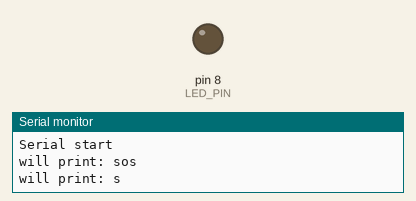
Recording of a sketch running on a simulated Arduino Uno, built with avr-gcc and run on an emulated ATmega328P. On the bench: output pins drawn as LEDs (lit = HIGH), the last lines printed to the serial monitor.

Above: at 1.3 s.
At 3.8 s:
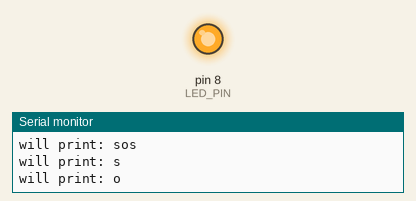
Timing chart, 0 to 10.9 s (numbered marks = the images above):
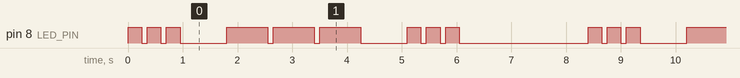

The sketch:

morse-led.ino
```cpp
/*
set-up:
	GND - LED - 330 ohm - LED_PIN
*/

#define LED_PIN 8
#define UNIT 250 // time unit in ms
#define DOT 1 // . = 1 time unit
#define DASH 3 // - = 3 time units
#define LETTER DASH
#define WORD (2 * DASH) //

void setup() {
   Serial.begin(9600);
   Serial.println("Serial start");
   pinMode(LED_PIN, OUTPUT);
}

void light_for(int dur, int led)
{
  digitalWrite(led, HIGH);
  delay(dur);
  digitalWrite(led, LOW);
  delay(100);
}

void morse_char(char c, int led)
{
  int d = 5000;
  switch(c)
  {
    case '.':
	    d = DOT * UNIT;
	    break;
    case '-':
	    d = DASH * UNIT;
	    break;
  }

  light_for(d, led);
}

const char* letters[] ={
  ".-", "-...", "-.-.", "-..", ".", // a-e
  "..-.", "--.", "....", "..", ".---", // f-j
  "-.-", ".-..", "--", "-.", "---",// k-o
  ".--.", "--.-", ".-.", "...", "-", // p-t
  "..-", "...-", ".--", "-..-", "-.--",// u-y
  "--.."// z
};

void loop() {
  const char *message = "sos";

  Serial.print("will print: ");
  Serial.println(message);

  while(*message)
  {
    char letter[] = {*message, 0};

    Serial.print("will print: ");
    Serial.println(letter);

    const char *dashdot = letters[*message - 'a'];
    while(*dashdot)
    {
      morse_char(*dashdot++, LED_PIN);
    }

    digitalWrite(LED_PIN, LOW);
    delay(LETTER * UNIT);

    message++;
  }
  digitalWrite(LED_PIN, LOW);
  delay(WORD * UNIT);
}
```

Measured:
- by itself, pin 8 (LED_PIN): repeats every 8.4 s: 2 × (LOW 0.10 s, HIGH 0.25 s), LOW 0.85 s, 2 × (HIGH 0.75 s, LOW 0.10 s), HIGH 0.75 s, LOW 0.85 s, 2 × (HIGH 0.25 s, LOW 0.10 s), HIGH 0.25 s, LOW 2.4 s, HIGH 0.25 s
- by itself, everything shown: repeats every 8.4 s, in 18 steps
